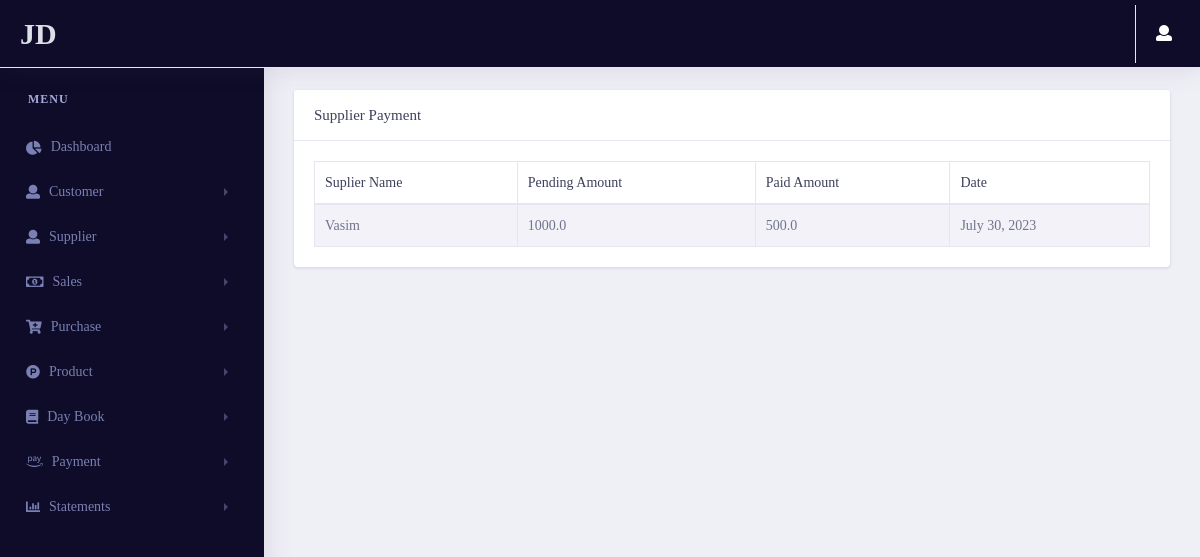
Page /statement/supplier_payment_list/ (signed in) on the earlier database version.
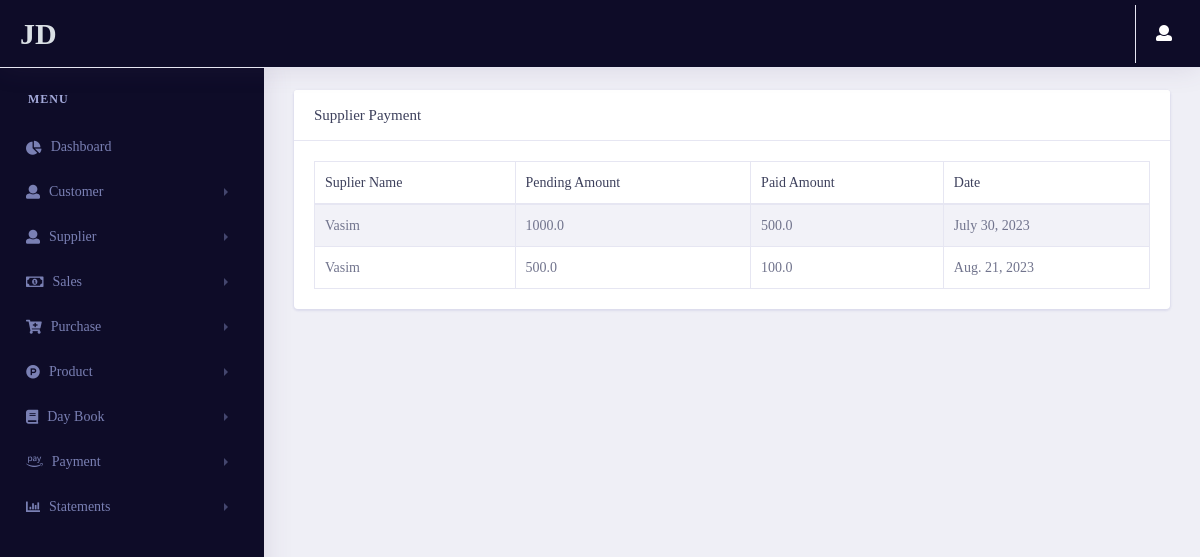
Same page on the later database version.
### payments/models.py (models this page shows, shortened)
class supplierpay_estimate(models.Model):
    supplier_name = models.ForeignKey(Supplier_estimate,on_delete=models.CASCADE)
    pending_amount = models.FloatField()
    paid_amount = models.FloatField()
    round_off = models.FloatField()
    date = models.DateField(auto_now_add=True)
    id = models.UUIDField(default=uuid.uuid4 , unique=True , primary_key=True , editable=False)
    class Meta:
        indexes = [models.Index(fields=['supplier_name' , 'id'])]

### supplier/models.py (models this page shows)
class Supplier_estimate(models.Model):
    supplier_id = models.CharField(max_length=10, null=True, blank=True)
    fullname = models.CharField(max_length=50)
    contactno = models.CharField(max_length=50)
    city = models.CharField(max_length=50)
    state = models.CharField(max_length=50)
    landmark = models.CharField(max_length=50)
    id = models.UUIDField(default=uuid.uuid4 , unique=True , primary_key=True , editable=False)
    def __str__(self):
        return self.fullname
    class Meta:
        indexes = [models.Index(fields=['id' , 'fullname'])]

### statements/views.py (the view)
# urls.py: path('supplier_payment_list/',views.supplier_payment_list,name="supplier_payment_list"),
@login_required(login_url='login')
def supplier_payment_list(request):
    try:
        if request.user.groups.filter(name='Estimate').exists():
            supplier_payment = supplierpay_estimate.objects.all()
        if request.user.groups.filter(name='GST').exists():
            supplier_payment = supplierpay_gst.objects.all()
        context = {
            'supplier_payment':supplier_payment
        }
        return render(request,"statements/supplierpaymentlist.html",context)
    except:
        return redirect('error404')

### pages/templatetags/user_auth.py (called while the page is built)
@register.filter(name='has_group')
def has_group(user, group_name):
    group = Group.objects.get(name=group_name)
    return True if group in user.groups.all() else False

### statements/templates/statements/supplierpaymentlist.html (shortened to what this page needs)
{% extends 'pages/base.html' %}
{% load static %}
{% load user_auth %}
{% block content %}
<link rel="stylesheet" href="{% static 'vendor/bootstrap/css/bootstrap.min.css' %}">
<link href="{% static 'vendor/fonts/circular-std/style.css' %}" rel="stylesheet">
<link rel="stylesheet" href="{% static 'libs/css/style.css' %}">
<link rel="stylesheet" href="{% static 'vendor/fonts/fontawesome/css/fontawesome-all.css' %}">
<link rel="stylesheet" type="text/css" href="{% static 'vendor/datatables/css/dataTables.bootstrap4.css' %}">
{% if request.user|has_group:"Estimate" %}
<div class="row">
    <div class="col-xl-12 col-lg-12 col-md-12 col-sm-12 col-12">
        <div class="card">
            <h5 class="card-header">Supplier Payment</h5>
            <div class="card-body">
                <div class="table-responsive">
                    <table class="table table-striped table-bordered first" id="example">
                        <thead>
                        <tr>
                            <th>Suplier Name</th>
                            <th>Pending Amount</th>
                            <th>Paid Amount</th>
                            <th>Date</th>
                        </tr>
                        </thead>
                        <tbody>
                        {% for i in supplier_payment %}
                        <tr>
                            <td>{{i.supplier_name}}</td>
                            <td>{{i.pending_amount}}</td>
                            <td>{{i.paid_amount}}</td>
                            <td>{{i.date}}</td>
                        </tr>
                        {% endfor %}
                        </tbody>
                    </table>
                </div>
            </div>
        </div>
    </div>
</div>
{% endif %}
{% endblock content %}

Differences in the rows shown:
added supplierpay_estimate: supplier_name "Vasim", pending_amount "500.0", paid_amount "100.0", date "Aug. 21, 2023"
